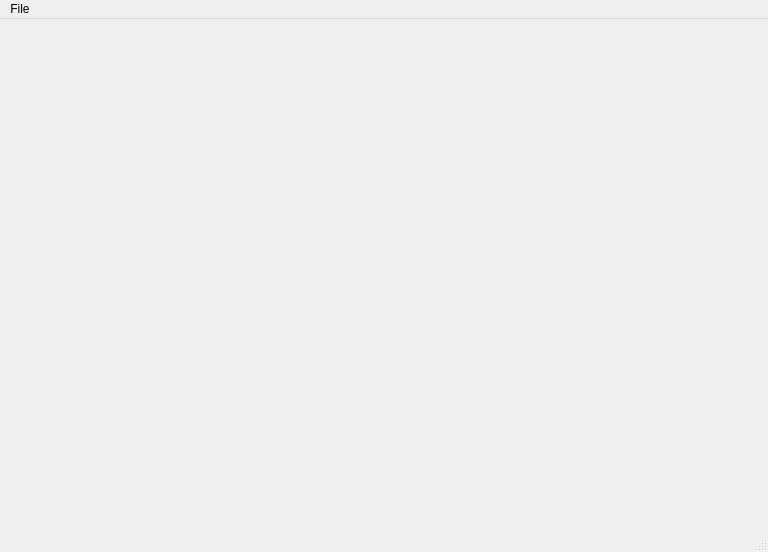
<?xml version="1.0" encoding="UTF-8"?>
<ui version="4.0">
 <class>MainWindow</class>
 <widget class="QMainWindow" name="MainWindow">
  <property name="geometry">
   <rect>
    <x>0</x>
    <y>0</y>
    <width>768</width>
    <height>552</height>
   </rect>
  </property>
  <property name="windowTitle">
   <string>Automated Data Collecting System</string>
  </property>
  <widget class="QWidget" name="centralwidget"/>
  <widget class="QStatusBar" name="statusbar"/>
  <widget class="QMenuBar" name="menubar">
   <property name="geometry">
    <rect>
     <x>0</x>
     <y>0</y>
     <width>768</width>
     <height>22</height>
    </rect>
   </property>
   <widget class="QMenu" name="menuFile">
    <property name="title">
     <string>File</string>
    </property>
    <addaction name="actionNew_Mission"/>
    <addaction name="actionView_Mission"/>
   </widget>
   <addaction name="menuFile"/>
  </widget>
  <action name="actionopen">
   <property name="text">
    <string>Mession</string>
   </property>
  </action>
  <action name="actionclose">
   <property name="text">
    <string>close</string>
   </property>
  </action>
  <action name="actionNew_Mission">
   <property name="text">
    <string>New Mission</string>
   </property>
  </action>
  <action name="actionconnect">
   <property name="text">
    <string>Connect</string>
   </property>
  </action>
  <action name="actionDisconnect">
   <property name="text">
    <string>Disconnect</string>
   </property>
  </action>
  <action name="actionView_Mission">
   <property name="text">
    <string>View Mission</string>
   </property>
  </action>
 </widget>
 <resources/>
 <connections/>
</ui>
